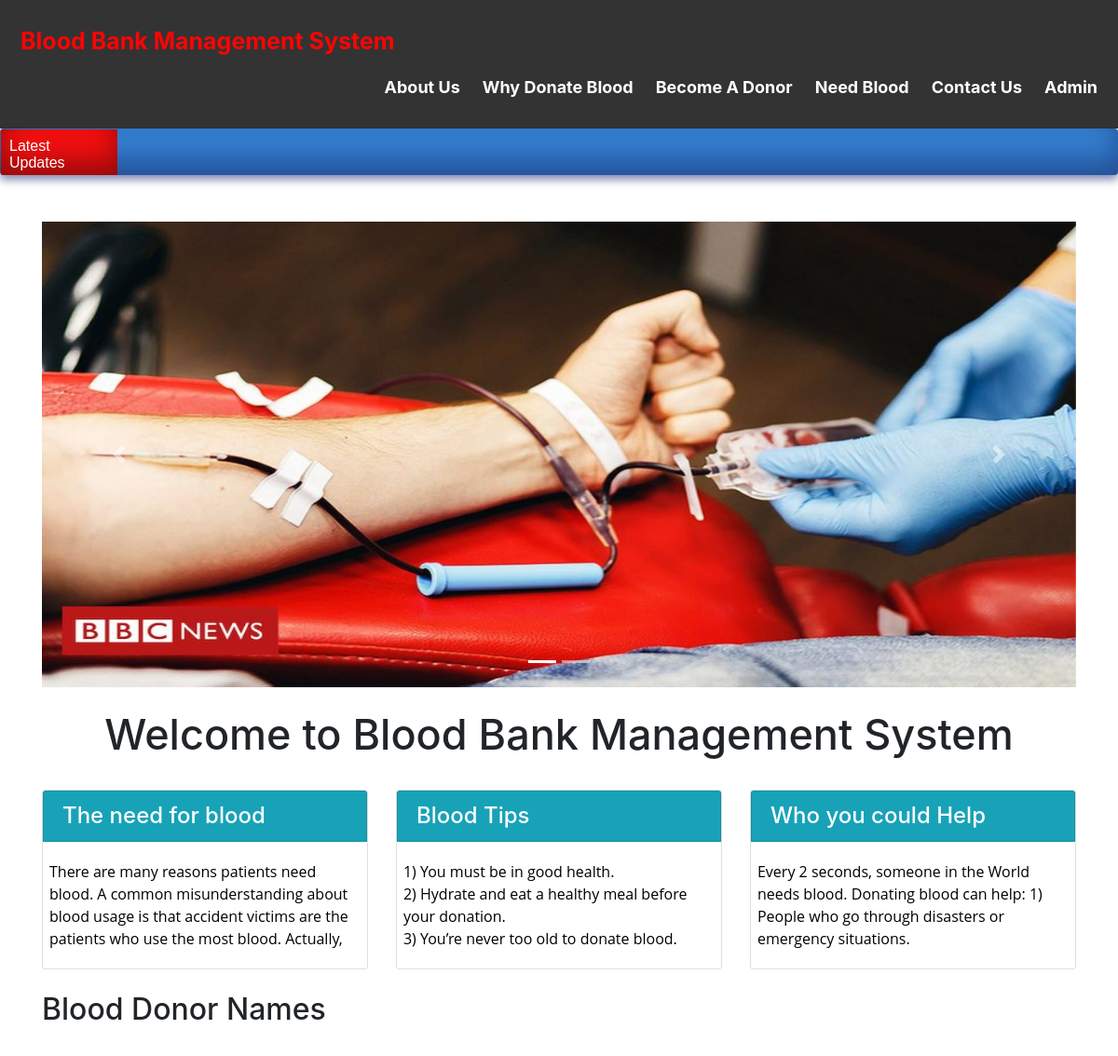
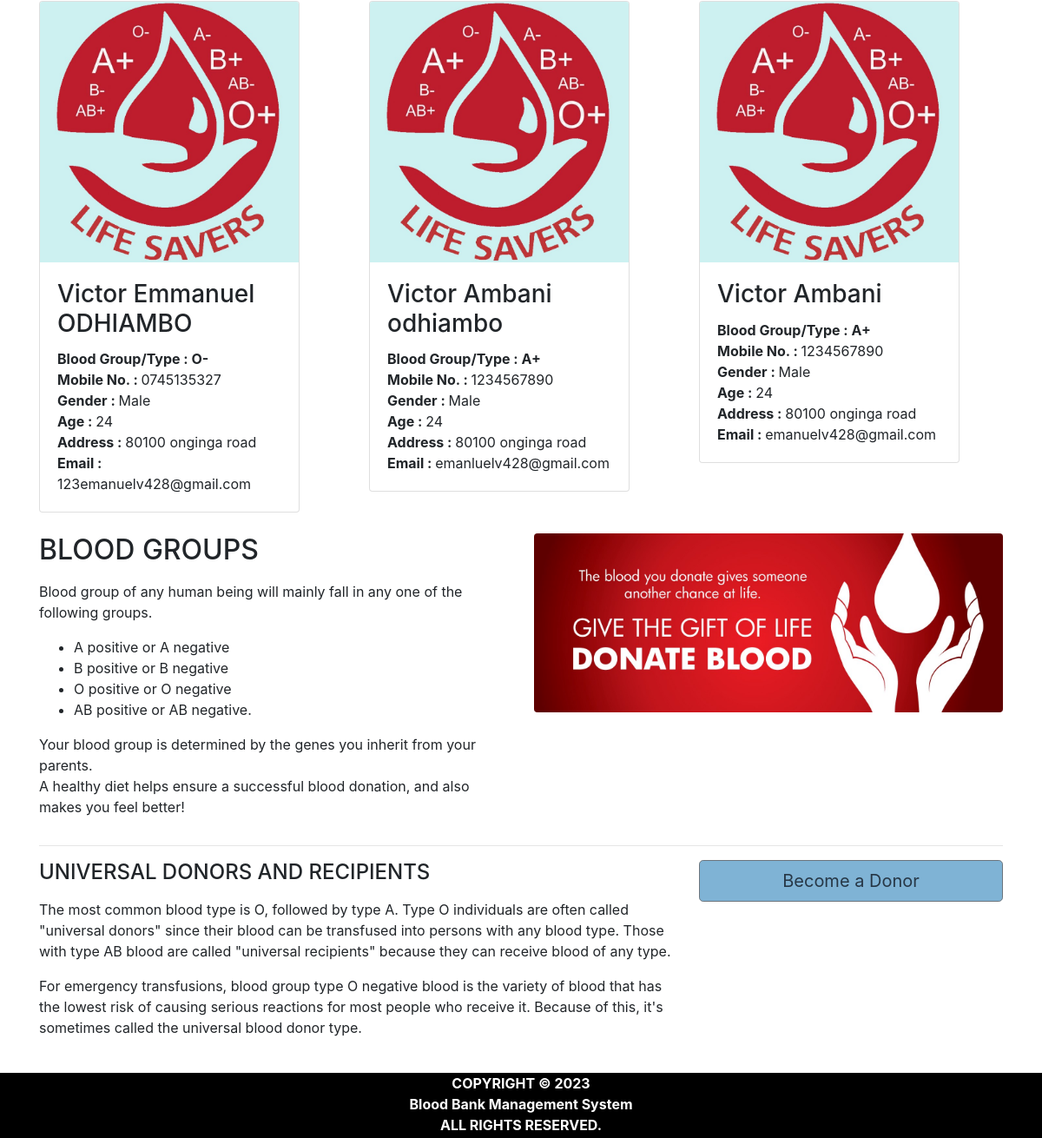
The app's page /home.php with its own data (2 pictures, top to bottom).
### tables this page shows
CREATE TABLE `pages` (
  `page_id` int(11) NOT NULL,
  `page_name` varchar(255) NOT NULL,
  `page_type` varchar(50) DEFAULT NULL,
  `page_data` longtext NOT NULL
);

CREATE TABLE `donor_details` (
  `donor_id` int(11) NOT NULL,
  `donor_name` varchar(50) NOT NULL,
  `donor_number` varchar(10) NOT NULL,
  `donor_mail` varchar(50) DEFAULT NULL,
  `donor_age` int(60) NOT NULL,
  `donor_gender` varchar(10) NOT NULL,
  `donor_blood` varchar(10) NOT NULL,
  `donor_address` varchar(100) NOT NULL,
  `donation_date` date DEFAULT NULL,
  `expiry_date` date DEFAULT NULL,
  `status` varchar(255) DEFAULT NULL
);

CREATE TABLE `blood` (
  `blood_id` int(11) NOT NULL,
  `blood_group` varchar(10) NOT NULL
);

### home.php (the view, shortened to what this page needs)
<!DOCTYPE html>
<html lang="en">
<head>
  <link rel="stylesheet" href="https://maxcdn.bootstrapcdn.com/bootstrap/4.5.2/css/bootstrap.min.css">
</head>
<body>
<div class="header">
<?php
$active="home";
include('head.php'); ?>
<?php include'ticker.php'; ?>
  <div id="page-container" style="margin-top:50px; position: relative;min-height: 84vh;   ">
    <div class="container">
    <div id="content-wrap"style="padding-bottom:75px;">
  <div id="demo" class="carousel slide" data-ride="carousel">
    <ul class="carousel-indicators">
      <li data-target="#demo" data-slide-to="0" class="active"></li>
      <li data-target="#demo" data-slide-to="1"></li>
    </ul>
    <div class="carousel-inner">
      <div class="carousel-item active">
        <img src="image\_107317099_blooddonor976.jpg" alt="image\_107317099_blooddonor976.jpg" width="100%" height="500">
      </div>
    </div>
    <a class="carousel-control-prev" href="#demo" data-slide="prev">
      <span class="carousel-control-prev-icon"></span>
    </a>
    <a class="carousel-control-next" href="#demo" data-slide="next">
      <span class="carousel-control-next-icon"></span>
    </a>
  </div>
<br>
        <h1 style="text-align:center;font-size:45px;">Welcome to Blood Bank Management System</h1>
<br>
        <div class="row">
            <div class="col-lg-4 mb-4">
                <div class="card">
                    <h4 class="card-header card bg-info text-white" >The need for blood</h4>
                        <p class="card-body overflow-auto" style="padding-left:2%;height:120px;text-align:left;">
                          <?php
                            include 'conn.php';
                            $sql=$sql= "select * from pages where page_type='needforblood'";
                            $result=mysqli_query($conn,$sql);
                            if(mysqli_num_rows($result)>0)   {
                                while($row = mysqli_fetch_assoc($result)) {
                                  echo $row['page_data'];
                                }
                              }
                           ?>
                         </p>
                </div>
            </div>
            <div class="col-lg-4 mb-4">
                <div class="card">
                    <h4 class="card-header card bg-info text-white">Blood Tips</h4>
                    <p class="card-body overflow-auto" style="padding-left:2%;height:120px;text-align:left;">
                      <?php
                        include 'conn.php';
                        $sql=$sql= "select * from pages where page_type='bloodtips'";
                        $result=mysqli_query($conn,$sql);
                        if(mysqli_num_rows($result)>0)   {
                            while($row = mysqli_fetch_assoc($result)) {
                              echo $row['page_data'];
                            }
                          }
                       ?>
                     </p>
                        </div>
            </div>
            <div class="col-lg-4 mb-4">
                <div class="card">
                    <h4 class="card-header card bg-info text-white" >Who you could Help</h4>
                    <p class="card-body overflow-auto" style="padding-left:2%;height:120px;text-align:left;">
                      <?php
                        include 'conn.php';
                        $sql=$sql= "select * from pages where page_type='whoyouhelp'";
                        $result=mysqli_query($conn,$sql);
                        if(mysqli_num_rows($result)>0)   {
                            while($row = mysqli_fetch_assoc($result)) {
                              echo $row['page_data'];
                            }
                          }
                       ?>
                     </p>
                        </div>
            </div>
</div>
        <h2>Blood Donor Names</h2>
        <div class="row">
          <?php
            include 'conn.php';
            $sql= "select * from donor_details join blood where donor_details.donor_blood=blood.blood_id order by rand() limit 6";
            $result=mysqli_query($conn,$sql);
            if(mysqli_num_rows($result)>0)
            {
            while($row = mysqli_fetch_assoc($result)) {
           ?>
            <div class="col-lg-4 col-sm-6 portfolio-item" ><br>
            <div class="card" style="width:300px">
                <img class="card-img-top" src="image\blood_drop_logo.jpg" alt="Card image" style="width:100%;height:300px">
                <div class="card-body">
                  <h3 class="card-title"><?php echo $row['donor_name']; ?></h3>
                  <p class="card-text">
                    <b>Blood Group/Type : </b> <b><?php echo $row['blood_group']; ?></b><br>
                    <b>Mobile No. : </b> <?php echo $row['donor_number']; ?><br>
                    <b>Gender : </b><?php echo $row['donor_gender']; ?><br>
                    <b>Age : </b> <?php echo $row['donor_age']; ?><br>
                    <b>Address : </b> <?php echo $row['donor_address']; ?><br>
                    <b>Email : </b> <?php echo $row['donor_mail']; ?><br>
                  </p>
                </div>
              </div>
        </div>
      <?php }} ?>
</div>
<br>
        <div class="row">
            <div class="col-lg-6">
                <h2>BLOOD GROUPS</h2>
                <p>
                  <?php
                    include 'conn.php';
                    $sql=$sql= "select * from pages where page_type='bloodgroups'";
                    $result=mysqli_query($conn,$sql);
                    if(mysqli_num_rows($result)>0)   {
                        while($row = mysqli_fetch_assoc($result)) {
                          echo $row['page_data'];
                        }
                      }
                   ?></p>
            </div>
            <div class="col-lg-6">
                <img class="img-fluid rounded" src="image\blood_donationcover.jpeg" alt="" >
            </div>
        </div>
        <hr>
        <div class="row mb-4">
            <div class="col-md-8">
            <h4>UNIVERSAL DONORS AND RECIPIENTS</h4>
            <p>
              <?php
                include 'conn.php';
                $sql=$sql= "select * from pages where page_type='universal'";
                $result=mysqli_query($conn,$sql);
                if(mysqli_num_rows($result)>0)   {
                    while($row = mysqli_fetch_assoc($result)) {
                      echo $row['page_data'];
                    }
                  }
               ?></p>
              </div>
            <div class="col-md-4">
                <a class="btn btn-lg btn-secondary btn-block" href="donate_blood.php" style="align:center; background-color:#7FB3D5;color:#273746 ">Become a Donor </a>
            </div>
        </div>
    </div>
  </div>
  <?php include('footer.php');?>
</div>
</body>
</html>

### head.php (shortened to what this page needs)
<html>
<head>
</head>
<body>
  <div class="header">
    <a href="home.php" class="logo"<?php if($active=='home') echo "class='logo2'"; ?>>Blood Bank Management System </a>
    <div class="header-right">
    <a href="about_us.php"  <?php if($active=='about') echo "class='act'"; ?> >About Us</a>
    <a href="why_donate_blood.php"  <?php if($active=='why') echo "class='act'"; ?>>Why Donate Blood</a>
      <a href="donate_blood.php"  <?php if($active=='donate') echo "class='act'"; ?>>Become A Donor</a>
      <a href="need_blood.php" <?php if($active=='need') echo "class='act'"; ?>>Need Blood</a>
      <a href="contact_us.php" <?php if($active=='contact') echo "class='act'"; ?>>Contact Us</a>
      <a href="admin/login.php" <?php if ($active == 'login') echo 'class="act"'; ?>>Admin</a>
    </div>
    </div>
  </div>
</body>
</html>

### ticker.php (shortened to what this page needs)
<html>
<head>
</head>
<body>
<div class="news blue">
<span style="background-color:#F60F0F;width:125px;height:50px">Latest Updates</span>
</div>
</body>
</head>
</html>

### footer.php (shortened to what this page needs)
<html>
<head>
</head>
<body>
  <div id="footer" >
  <b><center>COPYRIGHT © 2023<br>
  Blood Bank Management System
  <br>
  ALL RIGHTS RESERVED.
  </center>
  </div>
</body>
</html>

### head.php (style rules this page uses)
.header { overflow:hidden; background-color: #333; top: 0; width:100%; padding: 10px 5px; color:#FF0404 ; }
.header a { float: left; color: white; text-align: center; padding: 12px; text-decoration: none; font-size: 18px; line-height: 25px; border-radius: 4px; font-weight:bold; }
.header a.logo { font-size: 25px; font-weight: bold; color:#FF0404 ; }
.header-right { float: right; }

### ticker.php (style rules this page uses)
.blue { background: #347fd0; }
.news { box-shadow: inset 0 -15px 30px rgba(10,4,60,0.4), 0 5px 10px rgba(10,20,100,0.5); width: 100%; height:50px; margin-top:0px; overflow: hidden; border-radius: 4px; padding: 1px; -webkit-user-select: none; }
.news span { float: left; color: #fff; padding: 9px; position: relative; top: 1%; box-shadow: inset 0 -15px 30px rgba(0,0,0,0.4); font: 16px 'Raleway', Helvetica, Arial, sans-serif; -webkit-font-smoothing: antialiased; -webkit-user-select: none; cursor: pointer; }

### footer.php (style rules this page uses)
#footer { position:absolute; left: 0; bottom: 0; width: 100%; height: 75px; background-color:#000000; color:white; text-align: center; }

### records on screen
pages: page_data "There are many reasons patients need blood. A common misunderstanding about blood usage is that accident victims are the patients who use the most blood. Actually,…"
pages: page_data "1) You must be in good health. 2) Hydrate and eat a healthy meal before your donation. 3) You’re never too old to donate blood."
pages: page_data "Every 2 seconds, someone in the World needs blood. Donating blood can help: 1) People who go through disasters or emergency situations."
donor_details: donor_name "Victor Emmanuel ODHIAMBO", blood.blood_group "O-", donor_number "0745135327", donor_gender "Male", donor_age "24", donor_address "80100 onginga road", donor_mail "123emanuelv428@gmail.com"
donor_details: donor_name "Victor Ambani odhiambo", blood.blood_group "A+", donor_number "1234567890", donor_gender "Male", donor_age "24", donor_address "80100 onginga road", donor_mail "emanluelv428@gmail.com"
donor_details: donor_name "Victor Ambani", blood.blood_group "A+", donor_number "1234567890", donor_gender "Male", donor_age "24", donor_address "80100 onginga road", donor_mail "emanuelv428@gmail.com"
pages: page_data "Blood group of any human being will mainly fall in any one of the following groups. A positive or A negative B positive or B negative O positive or O negative AB positive or AB negative. Your blood group is determined by the genes you inherit from your parents. A healthy diet helps ensure a successful blood donation, and also makes you feel better!"
pages: page_data "The most common blood type is O, followed by type A. Type O individuals are often called \"universal donors\" since their blood can be transfused into persons with any blood type. Those with type AB blood are called \"universal recipients\" because they can receive blood of any type. For emergency transfusions, blood group type O negative blood is the variety of blood that has the lowest risk of causing serious reactions for most people who receive it. Because of this, it's sometimes called the universal blood donor type."
